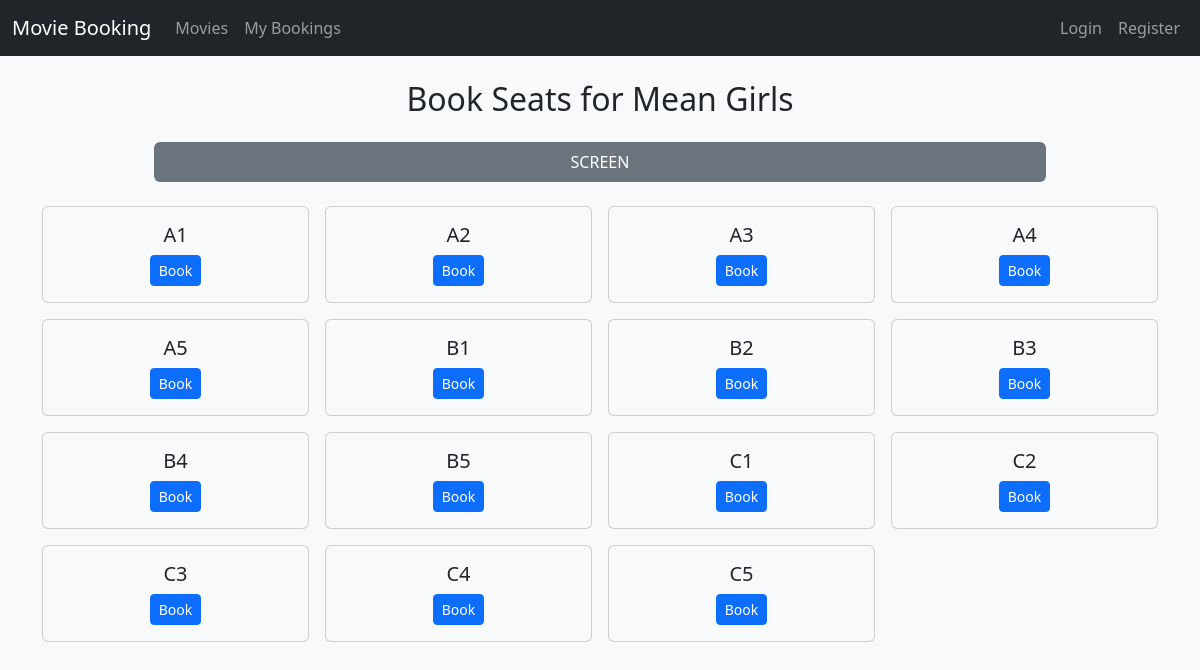
The app's page /book-seat/4/ with its own data.
### bookings/models.py (models this page shows, shortened)
class Movie(models.Model):
    title = models.CharField(max_length = 200)
    description = models.TextField()
    release_date = models.DateField()
    duration = models.PositiveIntegerField(help_text = "Duration in minutes")

class Seat(models.Model):
    seat_number = models.CharField(max_length = 10)
    booking_status = models.BooleanField(default=False)
    movie = models.ForeignKey(Movie, on_delete=models.CASCADE, related_name="seats")
    class Meta:
        unique_together = ('movie', 'seat_number')

### bookings/views.py (the view, shortened to what this page needs)
# urls.py: path('book-seat/<int:movie_id>/', views.book_seat, name='book_seat'),
def book_seat(request, movie_id):
    movie = get_object_or_404(Movie, id=movie_id)
    seats = Seat.objects.filter(movie=movie).order_by('seat_number')
    if request.method == "POST":
        if not request.user.is_authenticated:
            login_url = reverse("login")
            return redirect(f"{login_url}?next={request.path}")
    return render(request, 'bookings/seat_booking.html', {'movie': movie, 'seats': seats})

### bookings/templates/bookings/seat_booking.html (shortened to what this page needs)
{% extends "base.html" %}
{% block content %}
<h2 class="mb-4 text-center">Book Seats for {{ movie.title }}</h2>
<div class="text-center mb-4">
    <div class="bg-secondary text-white py-2 rounded" style="width: 80%; margin: 0 auto;">
        SCREEN
    </div>
</div>
<div class="row row-cols-2 row-cols-md-4 g-3">
  {% for seat in seats %}
  <div class="col">
    <div class="card text-center {% if seat.booking_status %}bg-danger text-white{% else %}bg-light{% endif %}">
      <div class="card-body">
        <h5 class="card-title">{{ seat.seat_number }}</h5>
        {% if not seat.booking_status %}
        <form method="post">
          <button type="submit" class="btn btn-primary btn-sm">Book</button>
        </form>
        {% else %}
        <span class="badge bg-dark">Booked</span>
        {% endif %}
      </div>
    </div>
  </div>
  {% endfor %}
</div>
{% endblock %}

### records on screen
Movie: title "Mean Girls"
Seat: seat_number "A1"
Seat: seat_number "A2"
Seat: seat_number "A3"
Seat: seat_number "A4"
Seat: seat_number "A5"
Seat: seat_number "B1"
Seat: seat_number "B2"
Seat: seat_number "B3"
Seat: seat_number "B4"
Seat: seat_number "B5"
Seat: seat_number "C1"
Seat: seat_number "C2"
Seat: seat_number "C3"
Seat: seat_number "C4"
Seat: seat_number "C5"
